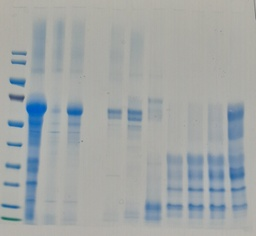
#> input picture SeedImages/SDS-PAGE/20250130_115229.jpg, 256 x 236 px, shrunk from 2613 x 2409 before the run, found by its file name
$ python simple_test.py
#> lines starting #> are read from the running program, lines starting #| are printed output that depends on the picture; after the words box and inside, x2 and y2 are one past the last pixel; in counts of white or black regions, pixels touching at a corner belong together
### autodense/preprocess/policy.py
# autodense/preprocess/policy.py
"""
Guarded preprocessing policy.
- Inspect the RAW image to compute diagnostics (no transforms).
- Propose at most one minimal transform (deskew, destripe, background, CLAHE) IF metrics warrant it.
- Accept a transform only if objective metrics improve by configured margins.
- Return the chosen image, metrics before/after, and a provenance record.

This is deliberately independent of the pipeline's internals so it can run even if
you swap implementations. It uses scikit-image + numpy only.
"""

from __future__ import annotations
from dataclasses import dataclass, asdict
from typing import Dict, Any, Optional, Tuple, List, Literal
import numpy as np
from PIL import Image

from skimage import color, exposure, filters, morphology, transform, feature

try:
    from scipy.ndimage import gaussian_filter, gaussian_filter1d
    HAS_SCIPY = True
except Exception:
    HAS_SCIPY = False
    def gaussian_filter(a, sigma, **kw):  # type: ignore
        from skimage.filters import gaussian as _g
        return _g(a, sigma=sigma, preserve_range=True)
    def gaussian_filter1d(a, sigma, **kw):  # poor man's 1d via 2d gaussian
        from skimage.filters import gaussian as _g
        return _g(a, sigma=sigma, preserve_range=True)

@dataclass
class PolicyThresholds:
    snr_gain: float = 0.20        # +20% SNR
    sep_gain: float = 0.15        # +15% lane separability
    skew_min_deg: float = 0.5     # run deskew if |skew| > 0.5°
    stripe_ratio_min: float = 1.25 # run destripe if col/row noise ratio > 1.25
    illum_amp_min: float = 0.10   # run background if amplitude > 0.10 (on [0,1])

@dataclass
class PolicyOutcome:
    mode: Literal["none","deskew","destripe","background","clahe"]
    params: Dict[str, Any]
    before: Dict[str, float]
    after: Dict[str, float]
    image: np.ndarray             # float image in [0,1]

def _to_gray_float(img: np.ndarray | Image.Image) -> np.ndarray:
    if isinstance(img, Image.Image):
        arr = np.asarray(img.convert("RGB"))
        g = color.rgb2gray(arr).astype(np.float32)
    else:
        arr = np.asarray(img)
        if arr.ndim == 2:
            g = arr.astype(np.float32)
            if g.max() > 1.5: g = g/255.0
        elif arr.ndim == 3:
            g = color.rgb2gray(arr).astype(np.float32)
        else:
            raise ValueError("Unsupported image shape")
    # normalize robustly
    p1, p99 = np.percentile(g, [1,99])
    if p99 <= p1: return np.zeros_like(g, dtype=np.float32)
    return np.clip((g - p1)/(p99-p1), 0, 1).astype(np.float32)

def estimate_skew_deg(g: np.ndarray) -> float:
    edges = feature.canny(g, sigma=2.0)
    h, theta, _ = transform.hough_line(edges)
    if theta.size == 0: return 0.0
    ang = theta[np.argmax(h.max(axis=0))]
    return float(np.rad2deg(ang) - 90.0)

def destripe_colmedian(g: np.ndarray) -> np.ndarray:
    col_med = np.median(g, axis=0)
    return np.clip(g - col_med + np.median(col_med), 0, 1).astype(np.float32)

def illumination_amplitude(g: np.ndarray) -> float:
    # large-scale background via big gaussian; amplitude = max-min
    sigma = max(g.shape)/8.0
    bg = gaussian_filter(g, sigma=sigma/6.0)  # soften a lot
    return float(np.clip(bg.max() - bg.min(), 0, 1))

def lane_separability(g: np.ndarray) -> float:
    """Horizontal (x) projection peak-valley separability in [0,1] scale."""
    # Emphasize vertical structures
    radius = max(10, int(min(g.shape)*0.03))
    fp = morphology.disk(radius)
    # Treat bands as bright by inverting if necessary based on histogram tail
    p5, p50, p95 = np.percentile(g, [5,50,95])
    g2 = g if (p95 - p50) > (p50 - p5) else (1.0 - g)
    enh = morphology.white_tophat(g2, footprint=fp)
    xprof = enh.sum(axis=0)
    xprof = gaussian_filter1d(xprof, sigma=max(3, g.shape[1]//200))
    # Normalize
    if xprof.max() <= 1e-6: return 0.0
    x = (xprof - xprof.min())/(xprof.max()-xprof.min()+1e-6)
    # separability = mean top 10% - mean bottom 10%
    k = max(3, int(0.1*len(x)))
    top = np.sort(x)[-k:].mean()
    bot = np.sort(x)[:k].mean()
    return float(np.clip(top - bot, 0, 1))

def snr_proxy(g: np.ndarray) -> float:
    """Robust SNR-like score without band masks."""
    med = np.median(g)
    low = g[g <= med]
    bg_std = float(low.std() + 1e-6)
    p95 = float(np.percentile(g, 95))
    return float((p95 - med) / bg_std)

def stripe_ratio(g: np.ndarray) -> float:
    col_std = np.std(np.median(g, axis=0))
    row_std = np.std(np.median(g, axis=1))
    return float(col_std / max(row_std, 1e-6))

def polarity(g: np.ndarray) -> str:
    p5, p50, p95 = np.percentile(g, [5, 50, 95])
    return "bright" if (p95 - p50) > (p50 - p5) else "dark"

# [10 lines left out: function background_step, not called in this run]

def clahe_step(g: np.ndarray) -> np.ndarray:
    u8 = (np.clip(g,0,1)*255).astype(np.uint8)
    return exposure.equalize_adapthist(u8).astype(np.float32)

def deskew_step(g: np.ndarray) -> Tuple[np.ndarray, float]:
    deg = estimate_skew_deg(g)
    if abs(deg) < 0.3:
        return g, 0.0
    g2 = transform.rotate(g, deg, resize=False, preserve_range=True).astype(np.float32)
    return g2, float(deg)

def evaluate(g: np.ndarray) -> Dict[str, float]:
    return dict(
        snr=snr_proxy(g),
        sep=lane_separability(g),
        skew=estimate_skew_deg(g),
        stripe_ratio=stripe_ratio(g),
        illum_amp=illumination_amplitude(g)
    )

def guarded_preprocess(image: np.ndarray | Image.Image,
                       thresholds: PolicyThresholds | None = None,
                       max_candidates: int = 3) -> PolicyOutcome:
    if thresholds is None: thresholds = PolicyThresholds()
    g0 = _to_gray_float(image)
    m0 = evaluate(g0)
    pol = polarity(g0)

    proposals: List[Tuple[str, Dict[str, Any]]] = []

    if abs(m0["skew"]) > thresholds.skew_min_deg:
        proposals.append(("deskew", {}))
    if m0["stripe_ratio"] > thresholds.stripe_ratio_min:
        proposals.append(("destripe", {}))
    if m0["illum_amp"] > thresholds.illum_amp_min:
        proposals.append(("background", {"polarity": pol}))
    if m0["snr"] < 2.0:
        proposals.append(("clahe", {}))

    # Evaluate candidates, accept first that passes gains
    for name, params in proposals[:max_candidates]:
        if name == "deskew":
            g1, deg = deskew_step(g0)
            cand_params = {"deg": deg}
        elif name == "destripe":
            g1 = destripe_colmedian(g0); cand_params = {}
        elif name == "background":
            g1 = background_step(g0, pol=params.get("polarity", pol)); cand_params = {"polarity": pol}
        elif name == "clahe":
            g1 = clahe_step(g0); cand_params = {}
        else:
            continue
        m1 = evaluate(g1)
        gain_snr = (m1["snr"] - m0["snr"]) / max(m0["snr"], 1e-6)
        gain_sep = (m1["sep"] - m0["sep"]) / max(m0["sep"], 1e-6)
        if gain_snr >= thresholds.snr_gain and gain_sep >= thresholds.sep_gain:
            return PolicyOutcome(name, cand_params, m0, m1, g1)

    # No accepted candidate → return raw
    return PolicyOutcome("none", {}, m0, m0, g0)

### simple_test.py
#!/usr/bin/env python3
"""Simple test of AI-guided preprocessing on real gel"""
from PIL import Image
from pathlib import Path
from autodense.preprocess.policy import guarded_preprocess

# Load real gel
gel_path = Path("/Users/davidnunn/Desktop/Apps/BetterDairy/AutoDense/SeedImages/SDS-PAGE/20250130_115229.jpg")
print(f"Loading real gel from: {gel_path}")

if gel_path.exists():
    real_img = Image.open(gel_path).convert('RGB')
#> real_img is the input picture: PIL image 256x236 RGB; mean R, G, B 162.1, 167.1, 167.3
    print(f"Image loaded: {real_img.size}")
#| Image loaded: (256, 236)

    print("Running AI-guided preprocessing...")
    outcome = guarded_preprocess(real_img)
#> in _to_gray_float, `p1, p99 = np.percentile(g, [1,99])`: p1 = 0.4; p99 = 0.703
#> in snr_proxy, `med = np.median(g)`: med = 0.891
#> in snr_proxy, `bg_std = float(low.std() + 1e-6)`: bg_std = 0.216
#> in snr_proxy, `p95 = float(np.percentile(g, 95))`: p95 = 0.972
#> in lane_separability, `radius = max(10, int(min(g.shape)*0.03))`: radius = 10
#> in lane_separability, `fp = morphology.disk(radius)`:
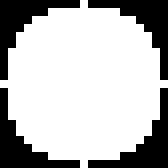
#> fp: shape (21, 21) (shown 8 times larger); values 0 (black) and 1 (white), 71.9% white; 4 black regions, box (x1, y1, x2, y2) and area: (0, 0, 10, 10) 31, (11, 0, 21, 10) 31, (0, 11, 10, 21) 31, (11, 11, 21, 21) 31
#> in lane_separability, `p5, p50, p95 = np.percentile(g, [5,50,95])`: p5 = 0.401; p50 = 0.891; p95 = 0.972
#> in lane_separability, `xprof = enh.sum(axis=0)`: xprof = 256 values, max 99.91 at index 33, min 2.1 at index 205, mean 25.77
#> in lane_separability, `xprof = gaussian_filter1d(xprof, sigma=max(3, g.shape[1]//200))`: xprof = 256 values, max 89.14 at index 33, min 4.33 at index 92, mean 25.77
#> in lane_separability, `x = (xprof - xprof.min())/(xprof.max()-xprof.min()+1e-6)`: x = 256 values, max 1 at index 33, min 0 at index 92, mean 0.253
#> in lane_separability, `k = max(3, int(0.1*len(x)))`: k = 25
#> in lane_separability, `top = np.sort(x)[-k:].mean()`: top = 0.722
#> in lane_separability, `bot = np.sort(x)[:k].mean()`: bot = 0.0163
#> in estimate_skew_deg, `edges = feature.canny(g, sigma=2.0)`: edges: shape (236, 256) bool; 5.3% white in thin lines or dots
#> in estimate_skew_deg, `h, theta, _ = transform.hough_line(edges)`:
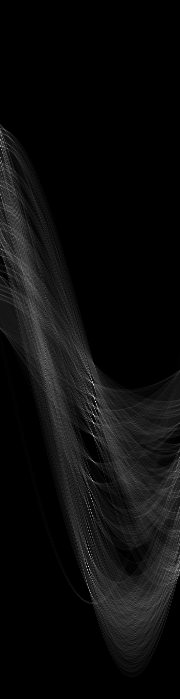
#> h: shape (699, 180) uint64; min 0, max 95, mean 4.6; drawn with min black and max white
#> in estimate_skew_deg, `h, theta, _ = transform.hough_line(edges)`: theta = 180 values from -1.57 to 1.55
#> in estimate_skew_deg, `ang = theta[np.argmax(h.max(axis=0))]`: ang = 0.0873
#> in stripe_ratio, `col_std = np.std(np.median(g, axis=0))`: col_std = 0.0686
#> in stripe_ratio, `row_std = np.std(np.median(g, axis=1))`: row_std = 0.03
#> in illumination_amplitude, `sigma = max(g.shape)/8.0`: sigma = 32
#> in illumination_amplitude, `bg = gaussian_filter(g, sigma=sigma/6.0)`:
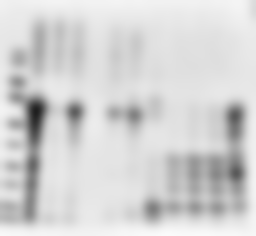
#> bg: shape (236, 256) float32; min 0.122, max 0.984, mean 0.83
#> in guarded_preprocess, `m0 = evaluate(g0)`: m0 = {'snr': 0.376, 'sep': 0.705, 'skew': -85, 'stripe_ratio': 2.28, 'illum_amp': 0.862}
#> in polarity, `p5, p50, p95 = np.percentile(g, [5, 50, 95])`: p5 = 0.401; p50 = 0.891; p95 = 0.972
#> in guarded_preprocess, `pol = polarity(g0)`: pol = 'dark'
#> the loop in guarded_preprocess, `for name, params in proposals[:max_candidates]:` made 2 passes
#> (name, deg, cand_params) on pass 1: ('deskew', -85, {'deg': -85})
#> name on pass 2: 'destripe'
#> pass 1, in deskew_step, `g2 = transform.rotate(g, deg, resize=False, preserve_range=True).astyp..`:
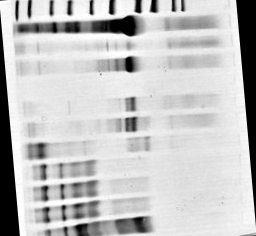
#> g2: shape (236, 256) float32; min 0, max 1, mean 0.763
#> pass 1, in lane_separability (call 2), `enh = morphology.white_tophat(g2, footprint=fp)`:
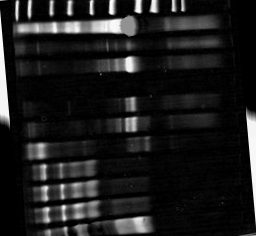
#> enh: shape (236, 256) float32; min 0, max 0.997, mean 0.115
#> pass 1, in estimate_skew_deg (call 3), `edges = feature.canny(g, sigma=2.0)`:
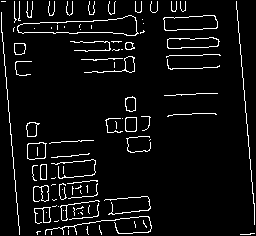
#> edges: shape (236, 256) bool; 5.8% white in thin lines or dots
#> after the loop in guarded_preprocess, `for name, params in proposals[:max_candidates]:`:
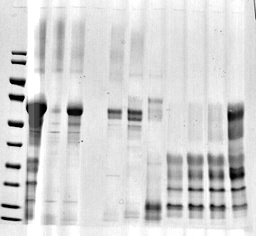
#> g1: shape (236, 256) float32; min 0, max 1, mean 0.835

    print(f"✅ Policy decision: {outcome.mode}")
#| ✅ Policy decision: destripe
    print(f"✅ SNR change: {outcome.after['snr'] - outcome.before['snr']:.3f}")
#| ✅ SNR change: 0.091
    print(f"✅ Separability change: {outcome.after['sep'] - outcome.before['sep']:.3f}")
#| ✅ Separability change: 0.159
    print(f"✅ Params: {outcome.params}")
#| ✅ Params: {}

    # Save result
    out_dir = Path("out/simple_test")
    out_dir.mkdir(parents=True, exist_ok=True)
    import numpy as np
    Image.fromarray((np.clip(outcome.image, 0, 1) * 255).astype(np.uint8)).save(out_dir / "processed.png")
    print(f"✅ Processed image saved to {out_dir}/processed.png")
else:
    print(f"❌ Gel image not found at {gel_path}")

$ run again, with SeedImages/SDS-PAGE/20240517_174014.jpg copied over SeedImages/SDS-PAGE/20250130_115229.jpg
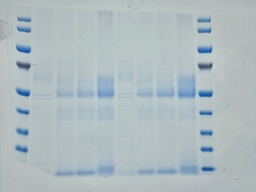
#> input picture SeedImages/SDS-PAGE/20240517_174014.jpg, 256 x 192 px, shrunk from 4000 x 3000 before the run, found by its file name
#> real_img is the input picture: PIL image 256x192 RGB; mean R, G, B 175.2, 188, 191.9
#| Image loaded: (256, 192)
#> p1 = 0.429; p99 = 0.776
#> med = 0.888
#> bg_std = 0.169
#> in snr_proxy, `p95 = float(np.percentile(g, 95))`: p95 = 0.965
#> radius = 10
#> fp: shape (21, 21); values 0 (black) and 1 (white), 71.9% white; 4 black regions, box (x1, y1, x2, y2) and area: (0, 0, 10, 10) 31, (11, 0, 21, 10) 31, (0, 11, 10, 21) 31, (11, 11, 21, 21) 31
#> in lane_separability, `p5, p50, p95 = np.percentile(g, [5,50,95])`: p5 = 0.655; p50 = 0.888; p95 = 0.965
#> in lane_separability, `xprof = enh.sum(axis=0)`: xprof = 256 values, max 53.77 at index 210, min 2.42 at index 53, mean 13.2
#> in lane_separability, `xprof = gaussian_filter1d(xprof, sigma=max(3, g.shape[1]//200))`: xprof = 256 values, max 46.76 at index 205, min 3.77 at index 223, mean 13.2
#> x = 256 values, max 1 at index 205, min 0 at index 223, mean 0.219
#> k = 25
#> top = 0.846
#> bot = 0.00658
#> edges: shape (192, 256) bool; 3.1% white in thin lines or dots, all inside (x1, y1, x2, y2) = (1, 10, 215, 177)
#> theta = 180 values from -1.57 to 1.55
#> ang = 1.55
#> col_std = 0.0272
#> row_std = 0.0422
#> sigma = 32
#> m0 = {'snr': 0.454, 'sep': 0.839, 'skew': -1, 'stripe_ratio': 0.645, 'illum_amp': 0.372}
#> in polarity, `p5, p50, p95 = np.percentile(g, [5, 50, 95])`: p5 = 0.655; p50 = 0.888; p95 = 0.965
#> pol = 'dark'
#> the loop in guarded_preprocess, `for name, params in proposals[:max_candidates]:` made 3 passes
#> (name, params, cand_params) on pass 2: ('background', {'polarity': 'dark'}, {'polarity': 'dark'})
#> pass 1, in estimate_skew_deg (call 3), `edges = feature.canny(g, sigma=2.0)`:
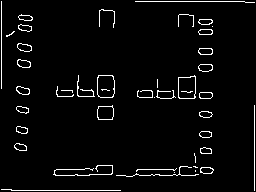
#> edges: shape (192, 256) bool; 3.8% white in thin lines or dots
#> after the loop in guarded_preprocess, `for name, params in proposals[:max_candidates]:`:
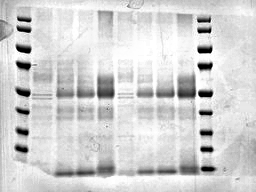
#> g1: shape (192, 256) float32; min 0, max 1, mean 0.829
#| ✅ Policy decision: none
#| ✅ SNR change: 0.000
#| ✅ Separability change: 0.000
#| ✅ Params: {}

$ run again, with SeedImages/SDS-PAGE/20241011_174239.jpg copied over SeedImages/SDS-PAGE/20250130_115229.jpg
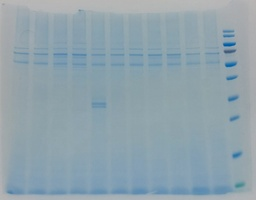
#> input picture SeedImages/SDS-PAGE/20241011_174239.jpg, 256 x 200 px, shrunk from 2198 x 1719 before the run, found by its file name
#> real_img is the input picture: PIL image 256x200 RGB; mean R, G, B 143.9, 163.4, 173.4
#| Image loaded: (256, 200)
#> p1 = 0.528; p99 = 0.716
#> med = 0.514
#> bg_std = 0.112
#> in snr_proxy, `p95 = float(np.percentile(g, 95))`: p95 = 0.896
#> radius = 10
#> fp: shape (21, 21); values 0 (black) and 1 (white), 71.9% white; 4 black regions, box (x1, y1, x2, y2) and area: (0, 0, 10, 10) 31, (11, 0, 21, 10) 31, (0, 11, 10, 21) 31, (11, 11, 21, 21) 31
#> in lane_separability, `p5, p50, p95 = np.percentile(g, [5,50,95])`: p5 = 0.281; p50 = 0.514; p95 = 0.896
#> in lane_separability, `xprof = enh.sum(axis=0)`: xprof = 256 values, max 52.47 at index 0, min 5.19 at index 245, mean 16.49
#> in lane_separability, `xprof = gaussian_filter1d(xprof, sigma=max(3, g.shape[1]//200))`: xprof = 256 values, max 35.8 at index 0, min 6.98 at index 243, mean 16.49
#> x = 256 values, max 1 at index 0, min 0 at index 243, mean 0.33
#> k = 25
#> top = 0.674
#> bot = 0.136
#> edges: shape (200, 256) bool; 5.8% white in thin lines or dots
#> theta = 180 values from -1.57 to 1.55
#> ang = -1.57
#> col_std = 0.0634
#> row_std = 0.147
#> sigma = 32
#> m0 = {'snr': 3.42, 'sep': 0.538, 'skew': -180, 'stripe_ratio': 0.43, 'illum_amp': 0.737}
#> in polarity, `p5, p50, p95 = np.percentile(g, [5, 50, 95])`: p5 = 0.281; p50 = 0.514; p95 = 0.896
#> pol = 'bright'
#> the loop in guarded_preprocess, `for name, params in proposals[:max_candidates]:` made 2 passes
#> (name, params, cand_params) on pass 2: ('background', {'polarity': 'bright'}, {'polarity': 'bright'})
#> pass 1, in deskew_step, `g2 = transform.rotate(g, deg, resize=False, preserve_range=True).astyp..`:
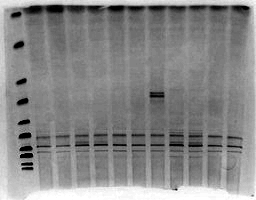
#> g2: shape (200, 256) float32; min 0, max 1, mean 0.531
#> pass 1, in estimate_skew_deg (call 3), `edges = feature.canny(g, sigma=2.0)`:
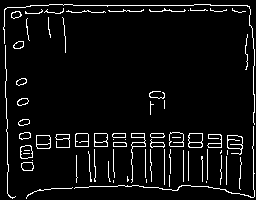
#> edges: shape (200, 256) bool; 5.8% white in thin lines or dots
#| ✅ Policy decision: none
#| ✅ SNR change: 0.000
#| ✅ Separability change: 0.000
#| ✅ Params: {}

$ run again, with SeedImages/SDS-PAGE/20250117_115640.jpg copied over SeedImages/SDS-PAGE/20250130_115229.jpg
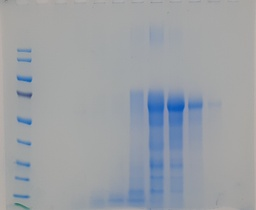
#> input picture SeedImages/SDS-PAGE/20250117_115640.jpg, 256 x 210 px, shrunk from 3185 x 2611 before the run, found by its file name
#> real_img is the input picture: PIL image 256x210 RGB; mean R, G, B 156, 160.8, 166.6
#| Image loaded: (256, 210)
#> p1 = 0.429; p99 = 0.681
#> med = 0.866
#> bg_std = 0.214
#> in snr_proxy, `p95 = float(np.percentile(g, 95))`: p95 = 0.92
#> radius = 10
#> fp: shape (21, 21); values 0 (black) and 1 (white), 71.9% white; 4 black regions, box (x1, y1, x2, y2) and area: (0, 0, 10, 10) 31, (11, 0, 21, 10) 31, (0, 11, 10, 21) 31, (11, 11, 21, 21) 31
#> in lane_separability, `p5, p50, p95 = np.percentile(g, [5,50,95])`: p5 = 0.34; p50 = 0.866; p95 = 0.92
#> in lane_separability, `xprof = enh.sum(axis=0)`: xprof = 256 values, max 56.75 at index 151, min 0 at index 255, mean 11.04
#> in lane_separability, `xprof = gaussian_filter1d(xprof, sigma=max(3, g.shape[1]//200))`: xprof = 256 values, max 48.71 at index 155, min 1.75 at index 68, mean 11.04
#> x = 256 values, max 1 at index 155, min 0 at index 68, mean 0.198
#> k = 25
#> top = 0.821
#> bot = 0.00393
#> edges: shape (210, 256) bool; 3.2% white in thin lines or dots
#> theta = 180 values from -1.57 to 1.55
#> ang = -0.0175
#> col_std = 0.14
#> row_std = 0.0449
#> sigma = 32
#> m0 = {'snr': 0.255, 'sep': 0.817, 'skew': -91, 'stripe_ratio': 3.13, 'illum_amp': 0.858}
#> in polarity, `p5, p50, p95 = np.percentile(g, [5, 50, 95])`: p5 = 0.34; p50 = 0.866; p95 = 0.92
#> pol = 'dark'
#> the loop in guarded_preprocess, `for name, params in proposals[:max_candidates]:` made 3 passes
#> (name, params, cand_params) on pass 3: ('background', {'polarity': 'dark'}, {'polarity': 'dark'})
#> after the loop in guarded_preprocess, `for name, params in proposals[:max_candidates]:`:
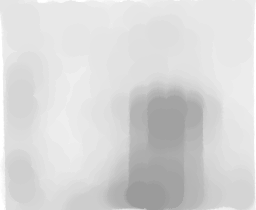
#> g1: shape (210, 256) float32; min 0.61, max 1, mean 0.849
#| ✅ Policy decision: none
#| ✅ SNR change: 0.000
#| ✅ Separability change: 0.000
#| ✅ Params: {}
